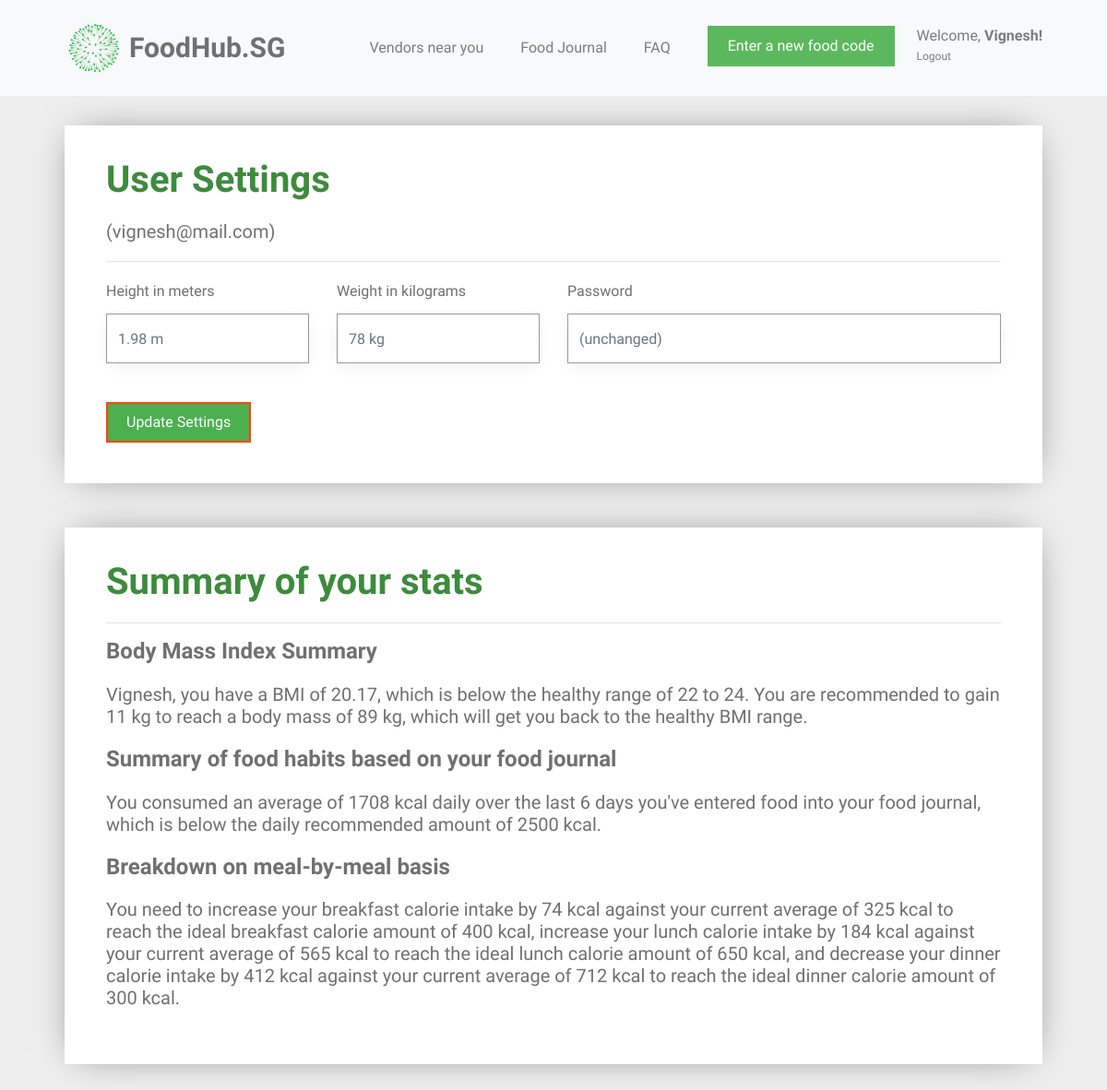
Page /user_settings (signed in) on the committed database.
### tables this page shows
CREATE TABLE user (
  id INTEGER PRIMARY KEY AUTOINCREMENT,
  name TEXT NOT NULL,
  email VARCHAR(512) UNIQUE NOT NULL,
  password TEXT NOT NULL,
  height INTEGER NOT NULL,
  weight INTEGER NOT NULL
);

### foodhubsg/user.py (the view, shortened to what this page needs)
@bp.route('/user_settings', methods=('GET', 'POST'))
@login_required
def user_settings():
    db = get_db()
    food_items = db.execute(
        'SELECT f.id, creator_id, food_name, created, calories, food_code, email'
        ' FROM food_entry f JOIN user u ON f.creator_id = u.id'
        ' WHERE f.creator_id = ? AND DATE(f.created) IN'
        ' (SELECT DISTINCT DATE(created) FROM food_entry ORDER BY datetime(created) DESC LIMIT 6)',
        (g.user['id'],),
    ).fetchall()
    users = db.execute(
        'SELECT id, name, email, password, height, weight'
        ' FROM user'
        ' WHERE id = ?',
        (g.user['id'],),
    ).fetchall()
    for user in users:
        id = user['id']
        name = user['name']
        weight = user['weight']
        height = user['height']
        email = user['email']
        password = user['password']
    bmi = weight / height ** height
    bmi = round(bmi, 2)
    all_dates = []
    food_dates = []
    calories_list = []
    breakfast_list = []
    lunch_list = []
    dinner_list = []
    snack_list = []
    user_average_calories = None
    number_of_days = None
    average_breakfast_calories = None
    average_lunch_calories = None
    average_dinner_calories = None
    average_snack_calories = None
    calories_statement = None
    breakfast_message = None
    lunch_message = None
    dinner_message = None
    snack_message = None
    ideal_weight = weight
    password_placeholder = "(unchanged)"
    if food_items == []:
        food_exists = 0
    else:
        food_exists = 1
    for food in food_items:
        food_date = food['created'].strftime('%d-%m-%y')
        all_dates.append(food_date)
    all_dates = remove_duplicates(all_dates)
    for date in all_dates:
        current_date_food = []
        current_date_calories = []
        for food in food_items:
            if date == food['created'].strftime('%d-%m-%y'):
                current_date_food.append(food)
                current_date_calories.append(food['calories'])
            else:
                continue
        food_dates.append(current_date_food)
        current_date_calories = sum(current_date_calories)
        calories_list.append(current_date_calories)
        number_of_days = len(calories_list)
        user_average_calories = int(sum(calories_list) / number_of_days)
    for food in food_items:
        if 5 <= int(food['created'].strftime('%H')) <= 10:
            breakfast_list.append(food['calories'])
            average_breakfast_calories = sum(breakfast_list) / number_of_days
        elif 11 <= int(food['created'].strftime('%H')) <= 14:
            lunch_list.append(food['calories'])
            average_lunch_calories = sum(lunch_list) / number_of_days
        elif 17 <= int(food['created'].strftime('%H')) <= 22:
            dinner_list.append(food['calories'])
            average_dinner_calories = sum(dinner_list) / number_of_days
        else:
            snack_list.append(food['calories'])
            average_snack_calories = sum(snack_list) / number_of_days
    if bmi < 22:
        while ideal_weight / height ** height < 23:
            ideal_weight = ideal_weight + 1
        lose_weight = ideal_weight - weight
        bmi_statement = "{0}, you have a BMI of {1}, which is below the healthy range of 22 to 24. You are recommended " \
                        "to gain {2} kg to reach a body mass of {3} kg, which will get you back to the healthy BMI range." \
                        .format(name, bmi, lose_weight, ideal_weight)
    elif 22 < bmi < 24:
        bmi_statement = "{0}, you have a BMI of {1}, which is exactly within the healthy BMI range. " \
                        "Keep it up!".format(name, bmi)
    if user_average_calories:
        if user_average_calories < 2000:
            calories_statement = "You consumed an average of {0} kcal daily over the last {1} days you've entered food " \
                                 "into your food journal, which is below the daily recommended amount of 2500 kcal."\
                                .format(user_average_calories, number_of_days)
        elif 2000 < user_average_calories < 3000:
            calories_statement = "You consumed an average of {} kcal daily over the  {} days you've entered food, " \
                                 "into your food journal,which is within the daily recommended amount, so keep following your current diet." \
                                .format(user_average_calories, number_of_days)
        elif 2000 < user_average_calories < 3000:
            calories_statement = "You consumed an average of {} kcal daily over the last {} days you've entered food, " \
                                 "which is above the daily recommended amount of 2500 kcal." \
                                .format(user_average_calories, number_of_days)
    if average_breakfast_calories:
        if average_breakfast_calories < 350:
            increase_breakfast = int(400 - average_breakfast_calories)
            breakfast_message = "increase your breakfast calorie intake by {} kcal against your current average of {} kcal " \
                                "to reach the ideal breakfast calorie amount of 400 kcal"\
                                .format(increase_breakfast, int(average_breakfast_calories))
        elif average_breakfast_calories > 500:
            decrease_breakfast = int(average_breakfast_calories - 400)
            breakfast_message = "decrease your breakfast calorie intake by {} kcal against your current average of {} kcal " \
                                "to reach the ideal breakfast calorie amount of 400 kcal"\
                                .format(decrease_breakfast, int(average_breakfast_calories))
    if average_lunch_calories:
        if average_lunch_calories < 650:
            increase_lunch = int(750 - average_lunch_calories)
            lunch_message = "increase your lunch calorie intake by {} kcal against your current average of {} kcal " \
                            "to reach the ideal lunch calorie amount of 650 kcal"\
                            .format(increase_lunch, int(average_lunch_calories))
        elif average_lunch_calories > 850:
            decrease_lunch =  int(average_lunch_calories - 750)
            lunch_message = "decrease your lunch calorie intake by {} kcal against your current average of {} kcal " \
                            "to reach the ideal lunch calorie amount of 650 kcal"\
                            .format(decrease_lunch, int(average_lunch_calories))
    if average_dinner_calories:
        if average_dinner_calories < 275:
            increase_dinner = int(300 - average_dinner_calories)
            dinner_message = "increase your dinner calorie intake by {} kcal against your current average of {} kcal " \
                            "to reach the ideal dinner calorie amount of 300 kcal"\
                            .format(increase_dinner, int(average_dinner_calories))
        elif average_dinner_calories > 350:
            decrease_dinner =  int(average_dinner_calories - 300)
            dinner_message = "decrease your dinner calorie intake by {} kcal against your current average of {} kcal " \
                            "to reach the ideal dinner calorie amount of 300 kcal"\
                            .format(decrease_dinner, int(average_dinner_calories))
    if average_snack_calories:
        if average_snack_calories > 300:
            snack_message = "decrease your out-of-schedule snack intake"
    messages = [breakfast_message, lunch_message, dinner_message, snack_message]
    messages = list(filter(None.__ne__, messages))
    meal_message = "You need to "
    num_messages = len(messages)
    if messages != []:
        for i in range(num_messages):
            if i != num_messages - 2 and i != num_messages - 1:
                meal_message += messages[i] + ", "
            elif i == num_messages - 2:
                meal_message += messages[i] + ", and "
            elif i == num_messages - 1:
                meal_message += messages[i] + "."
    else:
        meal_message += "maintain your current diet because you're consuming the correct amount of calories per meal."
    return render_template('user/user_settings.html',
                           name=name, weight=weight, height=height, email=email, password=password, bmi_statement=bmi_statement,
                           calories_statement=calories_statement, number_of_days=number_of_days,
                           food_exists=food_exists, password_placeholder=password_placeholder, meal_message=meal_message)

### foodhubsg/templates/user/user_settings.html (shortened to what this page needs)
{% extends 'base.html' %}
{% block content %}
<div id="colorlib-container">
    <div class="container">
        <div class="box1">
        <div class="row row-pb-md">
            <div class="col-md-12">
                <header>
                    <h1 class="font_color"><b>User Settings</b></h1>
                    <h5>({{ email }})</h5>
                    <hr>
                </header>
                <form method="post">
                    <div class="row form-group">
                        <div class="col-md-3">
                            <label>Height in meters</label>
                            <input name="height" id="height" type="number" step="0.01" class="form-control delprefix" value="{{ request.form['height'] }}" placeholder="{{ g.user['height'] }} m">
                        </div>
                        <div class="col-md-3">
                            <label>Weight in kilograms</label>
                            <input name="weight" id="weight" type="number" step="0.01" class="form-control delprefix" value="{{ request.form['weight'] }}" placeholder="{{ g.user['weight'] }} kg">
                        </div>
                        <div class="col-md-6 new-password">
                            <label>Password</label>
                            <input name="password" id="password" type="password" class="form-control delprefix" placeholder="{{ password_placeholder }}">
                        </div>
                    </div>
                    <br>
                    <input type="submit" value="Update Settings" class="btn btn-primary" style="background-color: #4CAF50;">
                </form>
            </div>
        </div>
        </div>
        <div class="box1">
        <div class="row row-pb-md">
            <div class="col-md-12">
                <header id="summary-header">
                    <h1 class="font_color"><b>Summary of your stats</b></h1>
                    <hr>
                </header>
                <h4><b>Body Mass Index Summary</b></h4>
                <h5>{{ bmi_statement }}</h5>
                <h4><b>Summary of food habits based on your food journal</b></h4>
                {% if food_exists == 0 %}
                    <h5>You have not added any food to the journal yet, so there isn't a summary available yet!</h5>
                {% else %}
                    <h5>{{ calories_statement }}</h5>
                <h4><b>Breakdown on meal-by-meal basis</b></h4>
                    <h5>{{ meal_message }}</h5>
                {% endif %}
            </div>
        </div>
        </div>
    </div>
</div>
{% endblock %}

### foodhubsg/templates/base.html (shortened to what this page needs)
<!doctype html>
<link rel="stylesheet" href="https://cdnjs.cloudflare.com/ajax/libs/font-awesome/4.7.0/css/font-awesome.min.css">
<link rel="stylesheet" href="https://stackpath.bootstrapcdn.com/bootstrap/4.1.3/css/bootstrap.min.css">
<link rel="stylesheet" href="../static/css/animate.css">
<link rel="stylesheet" href="../static/css/icomoon.css">
<link rel="stylesheet" href="../static/css/magnific-popup.css">
<link rel="stylesheet" href="../static/css/flexslider.css">
<link rel="stylesheet" href="../static/css/owl.carousel.min.css">
<link rel="stylesheet" href="../static/css/owl.theme.default.min.css">
<link rel="stylesheet" href="../static/css/style.css">
    {% block navbar %}
        <nav class="navbar navbar-light bg-light">
            <div class="container">
                <a class="navbar-brand" href="{{ url_for('index') }}">
                    <img src="../static/images/healthhub-logo.png" width="65px" height="60px" class="d-inline-block align-top" alt="FoodHub.SG Logo">
                    <span id="webname">FoodHub.SG</span>
                </a>
                {% if g.user %}
                    <ul class="navbar-nav ml-auto">
                        <li class="nav-item">
                            <a class="nav-link" href="{{ url_for('vendors.vendors') }}">Vendors near you</a>
                        </li>
                        <li class="nav-item">
                            <a class="nav-link" href="{{ url_for('food.food_journal') }}">Food Journal</a>
                        </li>
                        <li class="nav-item">
                            <a class="nav-link" href="{{ url_for('user.faq') }}">FAQ</a>
                        </li>
                        <li class="nav-item">
                            <a href="{{ url_for('food.food_journal') }}"><button type="button" class="btn btn-success">Enter a new food code</button></a>
                        </li>
                        <li class="nav-item settings nav-link">
                            <a class="nav-link" id="settings-link" href="{{ url_for('user.user_settings')}}">
                                Welcome, <span id="nav-name">{{ g.user['name'] }}!</span>
                            </a>
                            <a class="nav-link" id="logout-link" href="{{ url_for('auth.logout') }}">
                                Logout
                            </a>
                        </li>
                    </ul>
                {% endif %}
                {% endblock %}
            </div>
        </nav>
<section class="content">
    {% block content %}{% endblock %}
</section>

### rows in the picture
user: user.name "Vignesh", email "vignesh@mail.com", height "1.98 m", weight "78 kg"

### other values in the picture
{{ bmi_statement }} "Vignesh, you have a BMI of 20.17, which is below the healthy range of 22 to 24. You are recommended to gain 11 kg to reach a body mass of 89 kg, which will get you back to the healthy BMI range."
{{ calories_statement }} "You consumed an average of 1708 kcal daily over the last 6 days you've entered food into your food journal, which is below the daily recommended amount of 2500 kcal."
